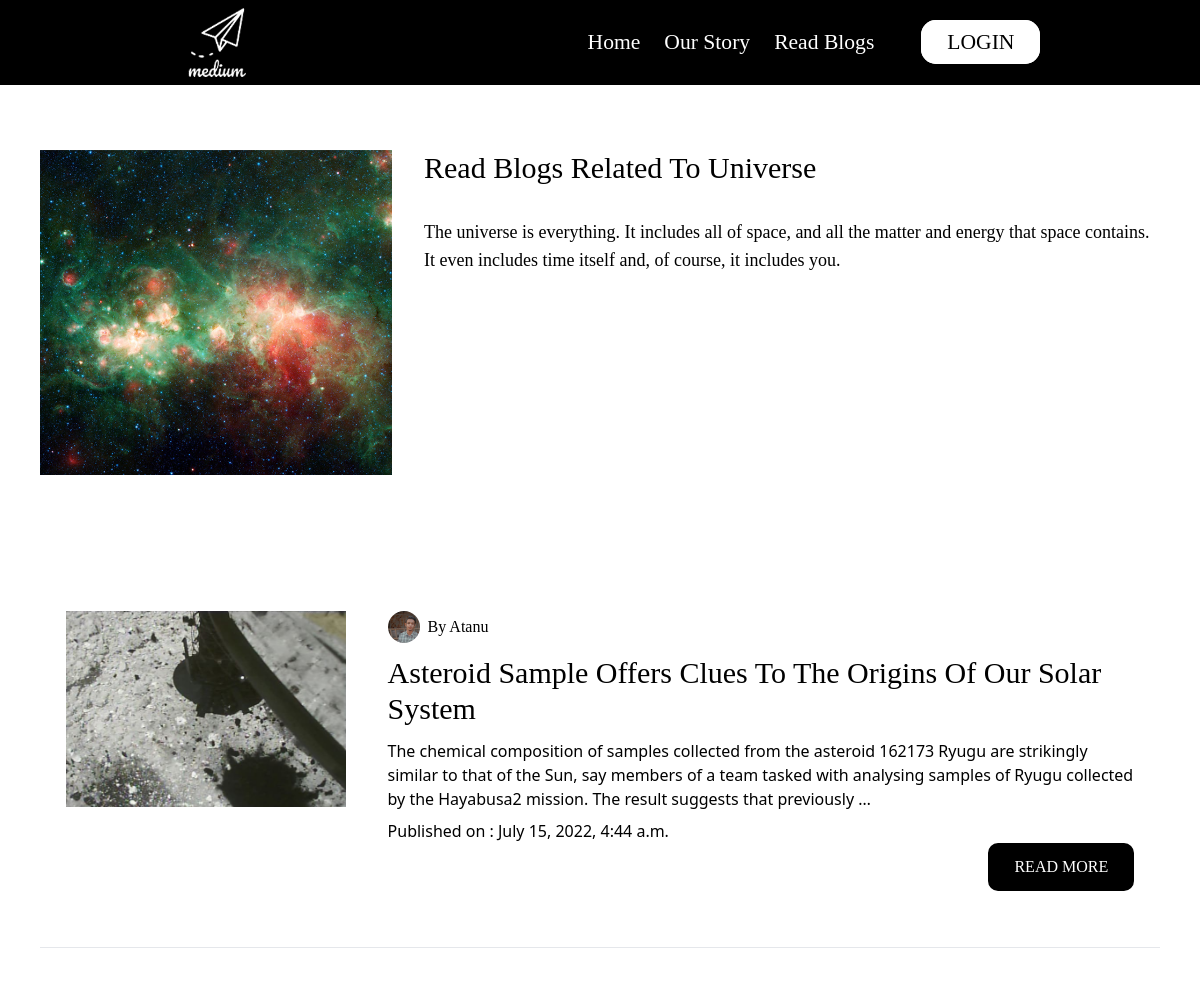
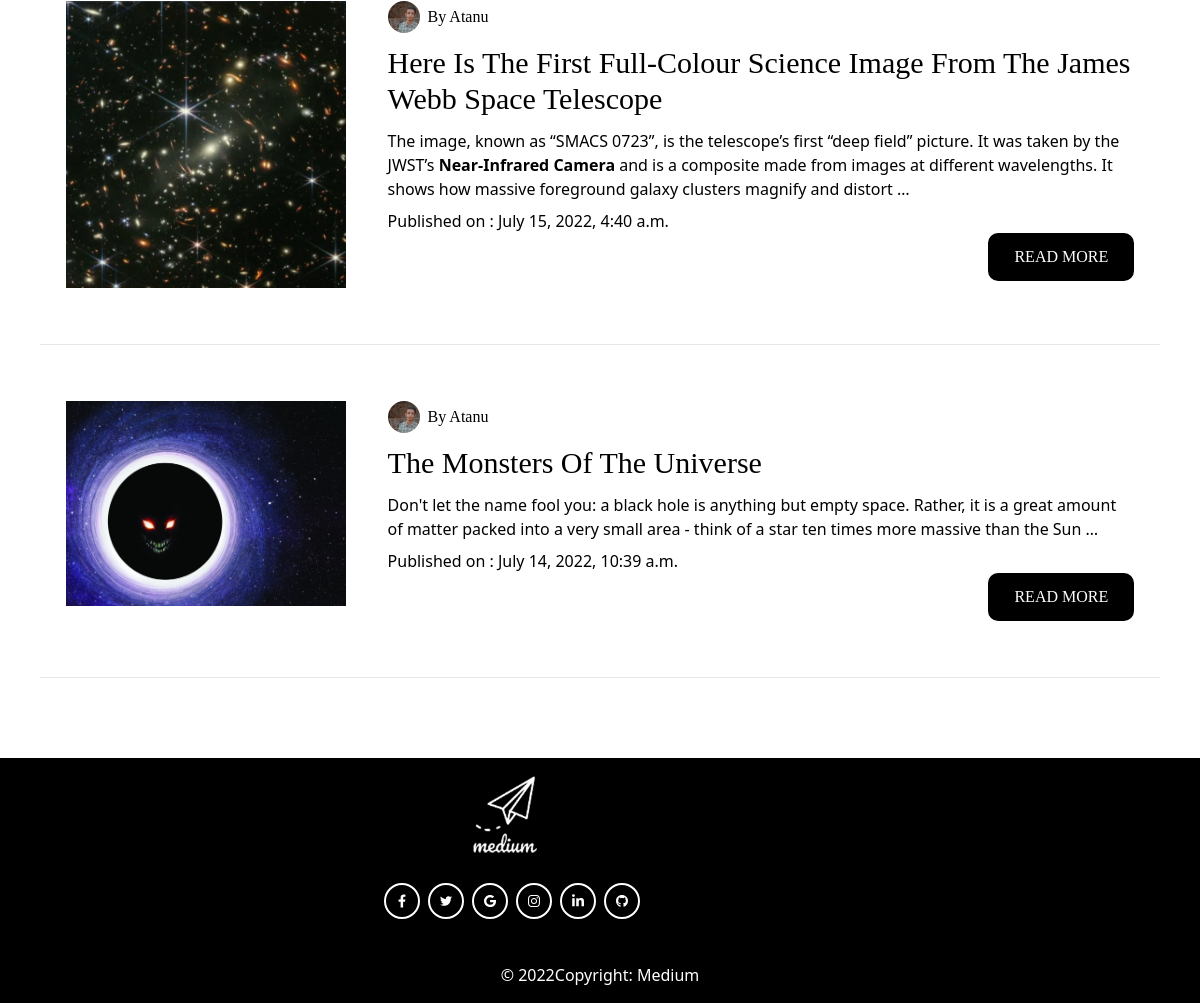
Page /blogs/category/universe on the committed database (2 pictures, top to bottom).
### blogs/models.py (models this page shows, shortened)
class BlogCategories(models.Model):
    category = models.CharField(max_length=355)
    description = models.CharField(max_length=255)
    categoryImg = models.FileField(upload_to="category_images/", max_length=500, default=None)
    published_on = models.DateTimeField(auto_now_add=True)

class Blogs(models.Model):
    author = models.CharField(max_length=255, default='Atanu')
    authorImg = models.FileField(upload_to="author/", max_length=500, default="author/admin.jpg")
    title = models.CharField(max_length=255)
    category = models.CharField(
        max_length= 255,
        choices=categoryChoices,
        default='physics',
    )
    body = HTMLField(default=None)
    tags = models.CharField(max_length=355, default=None, null=True, blank=True)
    slug = AutoSlugField(populate_from='title', unique=True, max_length=255, default=None)
    img1 = models.FileField(upload_to="blog_images/", max_length=500, default=None)
    img2 = models.FileField(upload_to="blog_images/", max_length=500, default=None, null=True, blank=True)
    likes = models.IntegerField(default=0)
    comments = models.IntegerField(default=0)
    published_on = models.DateTimeField(auto_now_add=True)

### blogs/views.py (the view)
# urls.py: path('category/<blogCategory>', views.category, name='blog-category'),
def category(request, blogCategory):
    newCategory = BlogCategories.objects.get(category = blogCategory)
    relatedBlogs = Blogs.objects.all().order_by('-published_on')
    context = {
        'category' : newCategory,
        'relatedBlogs': relatedBlogs,
    }
    return render(request, 'blog/blog_category.html', context)

### templates/blog/blog_category.html (shortened to what this page needs)
{% extends '../blocks/base.html' %}
{% block body %}
<section class="section px-10 2xl:px-20">
    <div class="w-full grid grid-cols-1 md:grid-cols-3 gap-8">
        <div class="w-full col-span-1 xl:w-2/3 img-div">
            <img src="/media/{{category.categoryImg}}" alt="" class="w-full image">
        </div>
        <div class="col-span-2">
            <h2 class="f-bold text-xl lg:text-3xl capitalize">read blogs related to {{category.category | title}}</h2>
            <p class="f-medium text-lg mt-8">
                {{category.description}}
            </p>
        </div>
    </div>
    <div class="w-full">
        <div class="flex flex-col justify-center item-center w-full my-20">
            {% for blogs in relatedBlogs %}
                {% if category.category in  blogs.tags%}
                <div class="blog-box flex justify-evenly item-center my-8 lg:my-14">
                    <div class="mr-4 w-1/2 md:w-1/2 lg:w-1/4 2xl:w-1/5 overflow-hidden img-div">
                        <img src="/media/{{blogs.img1 | lower}}" alt="" class="image">
                    </div>
                    <div class="content w-4/6">
                        <div class="flex justify-start items-center">
                            <img src="/media/{{blogs.authorImg}}" alt="{{latestBlog.author}}" class="w-8 rounded-full">
                            <p class="author f-medium text-sm md:text-base ml-2">
                                By {{blogs.author | title}}
                            </p>
                          </div>
                        <p class="title f-bold my-3 lg:text-3xl">
                        <a href="/blogs/{{blogs.slug}}">{{blogs.title | title}}</a>
                        </p>
                        <p class="blog-content f-medium hidden sm:block">
                        {{blogs.body | safe | truncatewords:"40"}}
                        </p>
                        <p class="date mt-2">
                        Published on : {{blogs.published_on}}
                        </p>
                        <div class="w-full text-right">
                        <a href="/blogs/{{blogs.slug}}">
                            <button class="my-btn">Read More</button>
                        </a>
                        </div>
                    </div>
                </div>
                <hr>
                {% endif %}
            {% endfor %}
        </div>
    </div>
</section>
{% endblock body %}

### static/css/style.css (style rules this page uses)
.f-bold { font-family: bold; }
.f-medium { font-family: medium; }
* { margin: 0; padding: 0; -webkit-box-sizing: border-box; box-sizing: border-box; scroll-behavior: smooth; }
.my-btn, .my-btn2 { font-size: 1rem; font-family: medium; background: black; color: white; padding: 10px 24px; border-radius: 10px; text-transform: uppercase; border: 2px solid black; -webkit-transition: all 0.35s ease-in-out; transition: all 0.35s ease-in-out; }
.section { min-height: 100vh; padding-top: 150px; }
.img-div { overflow: hidden !important; }
.img-div .image { -webkit-transition: all 0.35s ease-in-out; transition: all 0.35s ease-in-out; -webkit-transform: scale(1); transform: scale(1); }

### rows in the picture
BlogCategories: categoryImg (picture), category "Universe", description "The universe is everything. It includes all of space, and all the matter and energy that space contains. It even includes time itself and, of course, it includes you."
Blogs: img1 (picture), authorImg (picture), author "Atanu", title "Asteroid Sample Offers Clues To The Origins Of Our Solar System", body "The chemical composition of samples collected from the asteroid 162173 Ryugu are strikingly similar to that of the Sun, say members of a team tasked with analysing samples of Ryugu collected by the Hayabusa2 mission. The result suggests that previously …", published_on "July 15, 2022, 4:44 a.m."
Blogs: img1 (picture), authorImg (picture), author "Atanu", title "Here Is The First Full-Colour Science Image From The James Webb Space Telescope", body "The image, known as “SMACS 0723”, is the telescope’s first “deep field” picture. It was taken by the JWST’s Near-Infrared Camera and is a composite made from images at different wavelengths. It shows how massive foreground galaxy clusters magnify and distort …", published_on "July 15, 2022, 4:40 a.m."
Blogs: img1 (picture), authorImg (picture), author "Atanu", title "The Monsters Of The Universe", body "Don't let the name fool you: a black hole is anything but empty space. Rather, it is a great amount of matter packed into a very small area - think of a star ten times more massive than the Sun …", published_on "July 14, 2022, 10:39 a.m."
